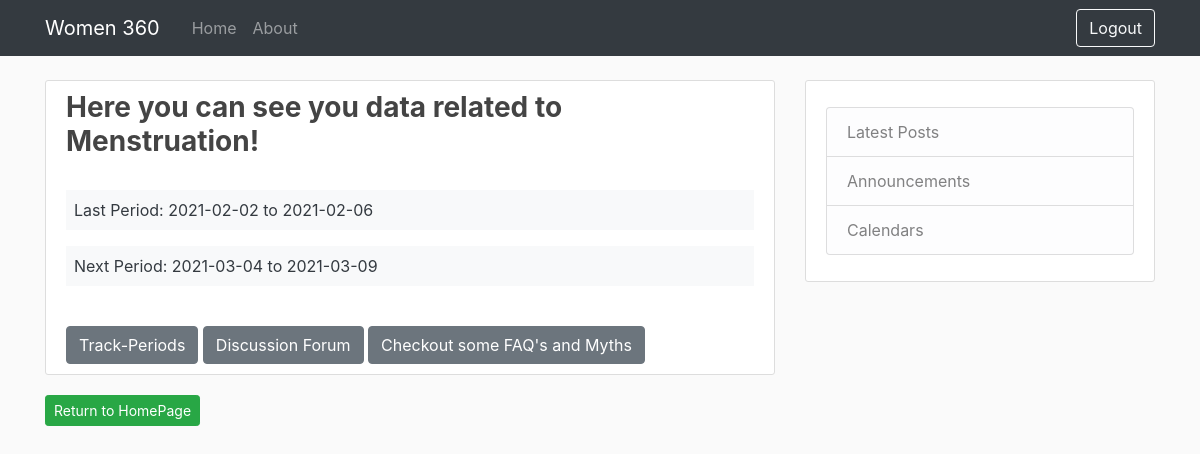
The app's page /periods/home (signed in) with its own data.
### women360/models.py (models this page shows, shortened)
class FitnessData(db.Model, UserMixin):
    id = db.Column(db.Integer, primary_key=True)
    timestamp = db.Column(db.DateTime(), default=datetime.datetime.utcnow)
    user_id = db.Column(db.Integer, db.ForeignKey('user.id'))
    age = db.Column(db.Integer, default = None)
    height = db.Column(db.Float, default = None)
    weight = db.Column(db.Float, default = None)
    avgPeriodLen = db.Column(db.Integer, default = None)
    avgCycleLen = db.Column(db.Integer, default = None)
    lastPeriodStart = db.Column(db.Date(), default = None)
    lastPeriodEnd = db.Column(db.Date(), default = None)

class Predictions(db.Model):
    id = db.Column(db.Integer, primary_key=True)
    user_id = db.Column(db.Integer, db.ForeignKey('user.id'))
    nextPeriodStart = db.Column(db.Date())
    nextPeriodEnd = db.Column(db.Date())

### women360/menstruation/routes.py (the view)
@menstruation.route("/periods/home", methods=['GET', 'POST'])
@login_required
def periods():
    fitnessData = FitnessData.query.filter_by(user_id=current_user.id).first()
    predictions = Predictions.query.filter_by(user_id=current_user.id).first()
    return render_template('periodHome.html', data=fitnessData, predictions=predictions)

### women360/models.py (called while the page is built)
@login_manager.user_loader
def load_user(user_id):
    return User.query.get(int(user_id))

### women360/templates/periodHome.html
{% extends "layout.html" %}
{% block content %}
    <div class = "content-section">
        <h3 class = "font-weight-bold">Here you can see you data related to Menstruation! </h3>
        <br>
        {% if current_user.is_authenticated %}
            {% if data.lastPeriodStart %}
                <p class="d-block p-2 bg-light text-dark"> Last Period: {{ data.lastPeriodStart.strftime('%Y-%m-%d') }} to {{ data.lastPeriodEnd.strftime('%Y-%m-%d') }}</p>
            {% else %}
                <p class="font-weight-light"> Please track your periods to get details!
            {% endif %}
            {% if predictions.nextPeriodStart %}
                <p class="d-block p-2 bg-light text-dark"> Next Period: {{ predictions.nextPeriodStart.strftime('%Y-%m-%d') }} to {{ predictions.nextPeriodEnd.strftime('%Y-%m-%d') }}</p>
            {% else %}
                <p class="font-weight-light"> Please update some details in the Profile section to know about predictions! </p>
            {% endif %}
            <br>
            <a class="btn btn-secondary" href="{{ url_for('menstruation.track') }}">Track-Periods</a>
            <a class="btn btn-secondary" href="{{ url_for('home.wip') }}">Discussion Forum</a>
            <a class="btn btn-secondary" href="{{ url_for('home.wip') }}">Checkout some FAQ's and Myths</a>
        {% endif %}
    </div>
    <a class="btn btn-success btn-sm" href="{{ url_for('home.homepage') }}">Return to HomePage</a>
{% endblock content %}

### women360/static/main.css (style rules this page uses)
body { background: #fafafa; color: #333333; margin-top: 5rem; }
h1, h2, h3, h4, h5, h6 { color: #444444; }
.content-section { background: #ffffff; padding: 10px 20px; border: 1px solid #dddddd; border-radius: 3px; margin-bottom: 20px; }

### records on screen
FitnessData: lastPeriodStart "2021-02-02", lastPeriodEnd "2021-02-06"
Predictions: nextPeriodStart "2021-03-04", nextPeriodEnd "2021-03-09"
